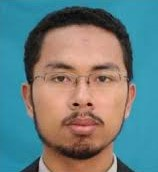
#> input picture bang.jpg, 158 x 172 px
$ python blurry_detection.py -i bang.jpg   (older library calls are emulated)
#> lines starting #> are read from the running program, lines starting #| are printed output that depends on the picture
import cv2
import argparse
import os
import sys

def detect_blur(image_path, threshold):
    # Read the image
#> called with image_path = 'bang.jpg', threshold = 250
    image = cv2.imread(image_path)
#> image is the input picture: shape (172, 158, 3); mean B, G, R 127.6, 127, 107.7

    # Convert image to grayscale
    gray = cv2.cvtColor(image, cv2.COLOR_BGR2GRAY)
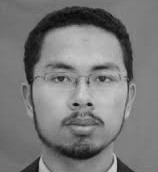
#> gray: shape (172, 158); min 6, max 209, mean 121.3

    # Apply Laplacian filter for edge detection
    laplacian = cv2.Laplacian(gray, cv2.CV_64F)
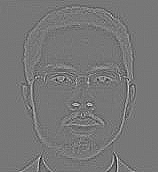
#> laplacian: shape (172, 158) float64; min -157, max 178, mean 0; drawn with min black and max white

    # Calculate variance of Laplacian
    laplacian_variance = laplacian.var()
#> laplacian_variance = 275.7

    # Initialize result variable
    is_blurry = laplacian_variance < threshold
#> is_blurry = False

    return is_blurry

def main():
    # Parse command-line arguments
    parser = argparse.ArgumentParser()
    parser.add_argument("-i", nargs='+', required=True, help="input image file path")
    parser.add_argument("-t", type=float, default=250.0, help="blur threshold")
    args = parser.parse_args()

    # Construct the image path by joining the arguments
    image_path = ' '.join(args.i)

    # Ensure the image path exists
    if not os.path.exists(image_path):
        print("Error: The specified image path does not exist.")
        sys.exit(1)

    # Process the specified image
    is_blurry = detect_blur(image_path, args.t)
#> is_blurry = False

    # Modify the return value to suit your needs (e.g., print as JSON)
    print(is_blurry)
#| False

if __name__ == "__main__":
    main()
